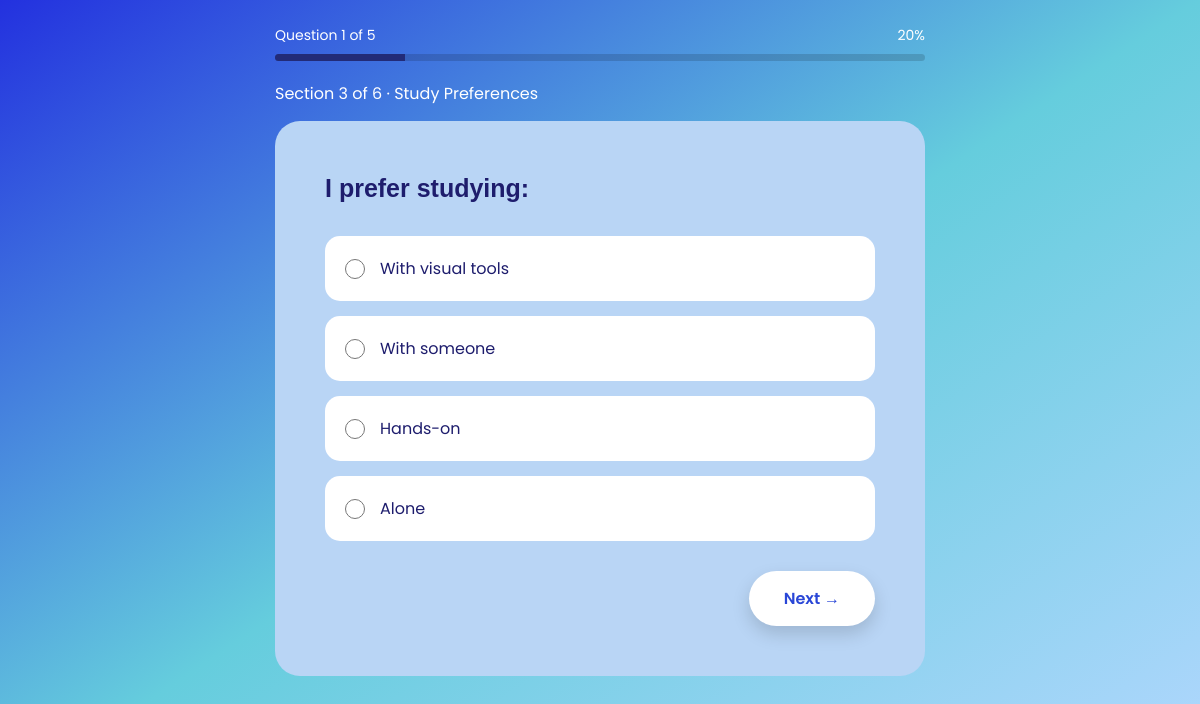
Screenshot of /quiz/3/question/0 with the database file from the repository.
### tables this page shows
CREATE TABLE sections (
        id INTEGER PRIMARY KEY AUTOINCREMENT,
        name TEXT NOT NULL,
        description TEXT
    );

CREATE TABLE questions (
        id INTEGER PRIMARY KEY AUTOINCREMENT,
        section_id INTEGER NOT NULL,
        question_text TEXT NOT NULL,

        FOREIGN KEY (section_id)
            REFERENCES sections(id)
    );

CREATE TABLE answers (
    id INTEGER PRIMARY KEY AUTOINCREMENT,
    question_id INTEGER NOT NULL,
    text TEXT NOT NULL,

    FOREIGN KEY (question_id)
        REFERENCES questions(id)
);

### app.py (the view, shortened to what this page needs)
@app.route(
    "/quiz/<int:section_id>/question/<int:question_index>",
    methods=["GET", "POST"])
def question(section_id, question_index):
    questions = get_questions_by_section(section_id)
    if question_index < 0 or question_index >= len(questions):
        abort(404)
    current_question = questions[question_index]
    answer_options = get_answers_by_question(
        current_question["id"]
    )
    sections = get_sections()
    current_section = None
    for item in sections:
        if item["id"] == section_id:
            current_section = item
            break
    if "quiz_answers" not in session:
        session["quiz_answers"] = {}
    selected_answer = session["quiz_answers"].get(str(current_question["id"]))
    return render_template(
        "question.html",
        question=current_question,
        answers=answer_options,
        section=current_section,
        section_id=section_id,
        question_index=question_index,
        total_questions=len(questions),
        selected_answer=selected_answer,
        hide_nav=True
    )

### database.py (called while the page is built)
def get_connection():
    conn = sqlite3.connect(DATABASE)
    conn.row_factory = sqlite3.Row
    conn.execute("PRAGMA foreign_keys = ON")
    return conn

def get_sections():
    conn = get_connection()
    sections = conn.execute("""
        SELECT id, name, description
        FROM sections
        ORDER BY id
    """).fetchall()
    conn.close()
    return sections

def get_questions_by_section(section_id):
    conn = get_connection()
    questions = conn.execute("""
        SELECT id, section_id, question_text
        FROM questions
        WHERE section_id = ?
        ORDER BY id
    """, (section_id,)).fetchall()
    conn.close()
    return questions

def get_answers_by_question(question_id):
    conn = get_connection()
    answers = conn.execute("""
        SELECT id, question_id, text
        FROM answers
        WHERE question_id = ?
        ORDER BY id
    """, (question_id,)).fetchall()
    conn.close()
    return answers

### templates/question.html (shortened to what this page needs)
{% extends "base.html" %}
{% block content %}
<div class="question-page">
    <div class="quiz-header">
        <div>
            Question {{ question_index + 1 }} of {{ total_questions }}
        </div>
        <div>
            {{ ((question_index + 1) / total_questions * 100)|round|int }}%
        </div>
    </div>
    <div class="progress-bar">
        <div
            class="progress"
            style="width: {{ ((question_index + 1) / total_questions * 100) }}%;"
        >
        </div>
    </div>
    <p class="quiz-section-title">
        Section {{ section_id }} of 6 · {{ section["name"] }}
    </p>
    <div class="question-card">
        <form method="POST">
            <h1>
                {{ question["question_text"] }}
            </h1>
            <div class="answer-options">
                {% for answer in answers %}
                    <label class="answer-option">
                        <input
                            type="radio"
                            name="answer"
                            value="{{ answer['id'] }}"
                            required
                        >
                        <span>
                            {{ answer["text"] }}
                        </span>
                    </label>
                {% endfor %}
            </div>
            <div class="quiz-navigation">
                {% if question_index + 1 < total_questions %}
                    <button
                        type="submit"
                        class="next-button"
                    >
                        Next →
                    </button>
                {% endif %}
            </div>
        </form>
    </div>
</div>
{% endblock %}

### static/css/style.css (style rules this page uses)
:root { --primary-blue:#2946D7; --secondary-blue:#5AB8E8; --dark-blue:#1F2D6B; --light-blue:#EEF6FF; --white:#FFFFFF; --text:#263238; --grey:#6C757D; --shadow: 0px 10px 30px rgba(0,0,0,.12); --radius:20px; }
* { margin:0; padding:0; box-sizing:border-box; }
body { font-family: "Poppins", sans-serif; background: linear-gradient(to bottom right, #2331df, #65cddd, #b4d7ff); min-height:100vh; color:white; }
.question-page { max-width: 700px; margin: 0 auto; padding: 25px; }
.quiz-header { display: flex; justify-content: space-between; margin-bottom: 8px; font-weight: light; font-size: 14px; }
.progress-bar { height: 7px; background: rgba(0, 0, 0, 0.15); border-radius: 10px; overflow: hidden; margin-bottom: 20px; }
.progress { height: 100%; background: #222b78; transition: width 0.3s ease; }
.quiz-section-title { font-weight: medium; margin-bottom: 15px; font-size: 15; }
.question-card { background: #b9d5f5; border-radius: 25px; padding: 50px; }
.question-card h1 { font-size: 25px; line-height: 1.4; margin-bottom: 30px; font-weight: 550; color: #1e1d6d; font-family: sans-serif; }
.answer-options { display: flex; flex-direction: column; gap: 15px; padding: calc(var(--spacing) * 6); }
.answer-option { display: flex; align-items: center; gap: 15px; color: #1e1d6d; background: white; border-radius: 15px; padding: 20px; cursor: pointer; transition: 0.2s; }
.answer-option input { width: 20px; height: 20px; background-color: #1e1d6d; }
.quiz-navigation { display: flex; justify-content: space-between; align-items: center; margin-top: 30px; }
.previous-button, .next-button { display: inline-block; padding: 15px 35px; border-radius: 30px; border: none; cursor: pointer; font-family: "Poppins", sans-serif; font-size: 16px; font-weight: 600; text-decoration: none; transition: .25s; }
.next-button { background:white; color:#2946D7; border:none; box-shadow:0 8px 18px rgba(0,0,0,.15); }

### rows the page displays
sections: name "Study Preferences"
questions: question_text "I prefer studying:"
answers: answer "☐ With visual tools", text "With visual tools"
answers: answer "☐ With someone", text "With someone"
answers: answer "☐ Hands-on", text "Hands-on"
answers: answer "☐ Alone", text "Alone"

### other values shown
{{ question_index + 1 }} "1"
{{ total_questions }} "5"
{{ ((question_index + 1) / total_questions * 100)|round|int }} "20"
{{ section_id }} "3"
